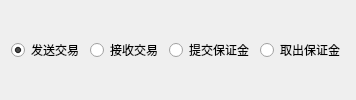
                      <widget class="QWidget" name="widget_7" native="true">
                       <layout class="QHBoxLayout" name="horizontalLayout_24">
                        <item>
                         <widget class="QRadioButton" name="radioButton_9">
                          <property name="text">
                           <string>发送交易</string>
                          </property>
                          <property name="checked">
                           <bool>true</bool>
                          </property>
                         </widget>
                        </item>
                        <item>
                         <widget class="QRadioButton" name="radioButton_10">
                          <property name="text">
                           <string>接收交易</string>
                          </property>
                          <property name="checked">
                           <bool>false</bool>
                          </property>
                         </widget>
                        </item>
                        <item>
                         <widget class="QRadioButton" name="radioButton_11">
                          <property name="text">
                           <string>提交保证金</string>
                          </property>
                          <property name="checked">
                           <bool>false</bool>
                          </property>
                         </widget>
                        </item>
                        <item>
                         <widget class="QRadioButton" name="radioButton_12">
                          <property name="text">
                           <string>取出保证金</string>
                          </property>
                          <property name="checked">
                           <bool>false</bool>
                          </property>
                         </widget>
                        </item>
                       </layout>
                      </widget>
